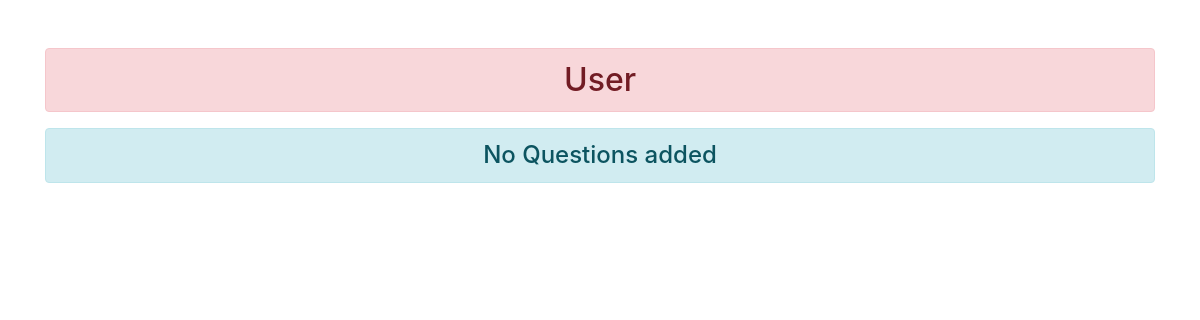
The page /stackovf/view_question/ (signed in) on the database as committed earlier.
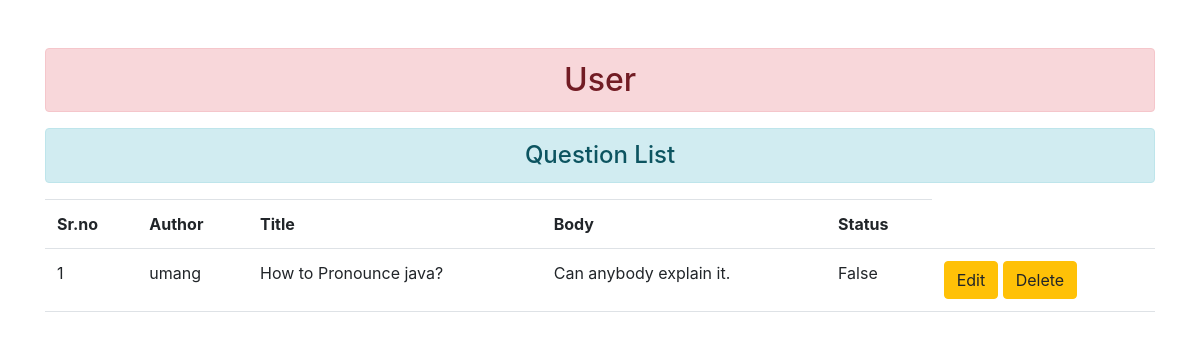
The same page on the database as committed later.
### userapp/models.py (models this page shows)
class Question(models.Model):
    author = models.ForeignKey(User, on_delete=models.CASCADE)
    title = models.CharField(max_length = 255)
    body = models.TextField()
    status = models.BooleanField(default=False)

### userapp/views.py (the view)
# urls.py: path("view_question/", views.view_question, name="view_question"),
def view_question(request):
	validate_login(request)
	print(request.user.id)
	questions = Question.objects.all().filter(author=request.user)
	return render(request,"userapp/view_question.html",{"ques" : questions})

### userapp/views.py (called while the page is built)
def validate_login(request):
    if not request.user.is_authenticated:
        return login_request(request)

### userapp/templates/userapp/view_question.html (shortened to what this page needs)
{% extends 'userapp/base.html' %}
{% block content %}
<div class="row">
<div class="col-sm-12">
    {% if ques %}
    <h4 class="text-center alert alert-info">Question List</h4>
    <table class="table table-hover">
        <tbody>
            <tr>
                <th>Sr.no</th>
                <th>Author </th>
                <th>Title </th>
                <th>Body </th>
                <th>Status </th>
            </tr>
            {% for question in ques %}
            <tr>
                <td>{{ forloop.counter }}</td>
                <td>{{question.author}}</td>
                <td>{{question.title}}</td>
                <td>{{question.body}}</td>
                <td>{{question.status}}</td>
                <td>
                    <a href="{% url 'update_question' question.id %}" class="btn btn-warning">Edit</a>
                    <form action="{% url 'delete_question' question.id %}" class="d-inline" method="post">
                        <input type="submit" value="Delete" class="btn btn-warning">
                    </form>
                </td>
            </tr>
            {% endfor %}
        </tbody>
    </table>
    {% else %}
    <h4 class="text-center alert alert-info">No Questions added</h4>
    {% endif %}
</div>
</div>
{% endblock content %}

Rows that differ between the two databases and show on the page:
added Question: author "umang", title "How to Pronounce java?", body "Can anybody explain it.", status "False"
Other text that changed with them:
text no longer shown: "No Questions added"
text now shown: "Question List Sr.no Author Title Body Status"
